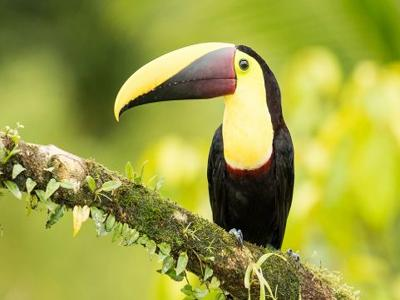
%> input picture preproc-imgs/18.jpg, 400 x 300 px
$ octave filter_tests.m   (GNU Octave 9; MATLAB toolbox functions it lacks are replaced by stand-ins)
%> lines starting %> are read from the running program, lines starting %| are printed output that depends on the picture
orig_img = imread("preproc-imgs\18.jpg");
%> orig_img is the input picture: size 300x400x3 uint8; mean R, G, B 155.4, 159.5, 64.8
img = imread("distorted-imgs\noise_60\18.jpg");
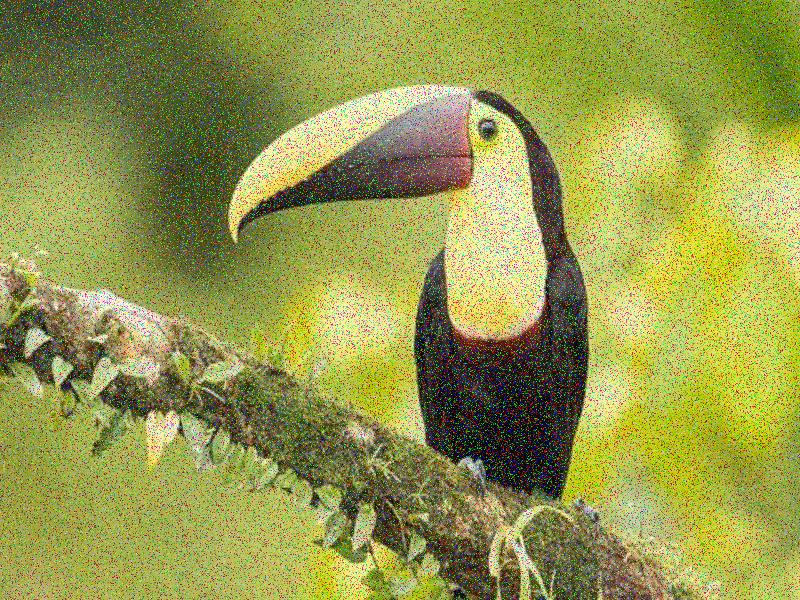
%> input picture distorted-imgs/noise_60/18.jpg, 800 x 600 px
%> img is the input picture: size 600x800x3 uint8; mean R, G, B 149.6, 153, 78.1
im_arr = [img;img;img;img];
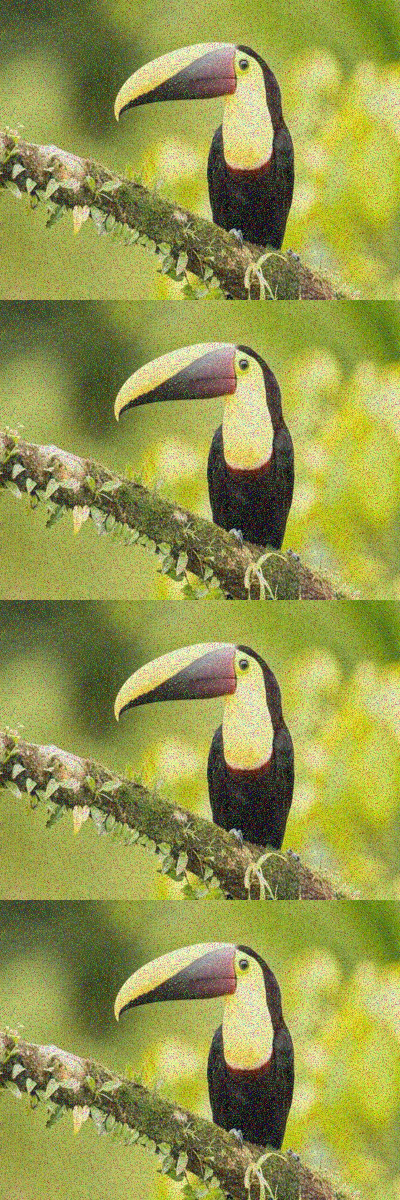
%> im_arr: size 2400x800x3 uint8 (shown at 1/2 size); mean R, G, B 149.6, 153, 78.1
%> (the run ends here)
